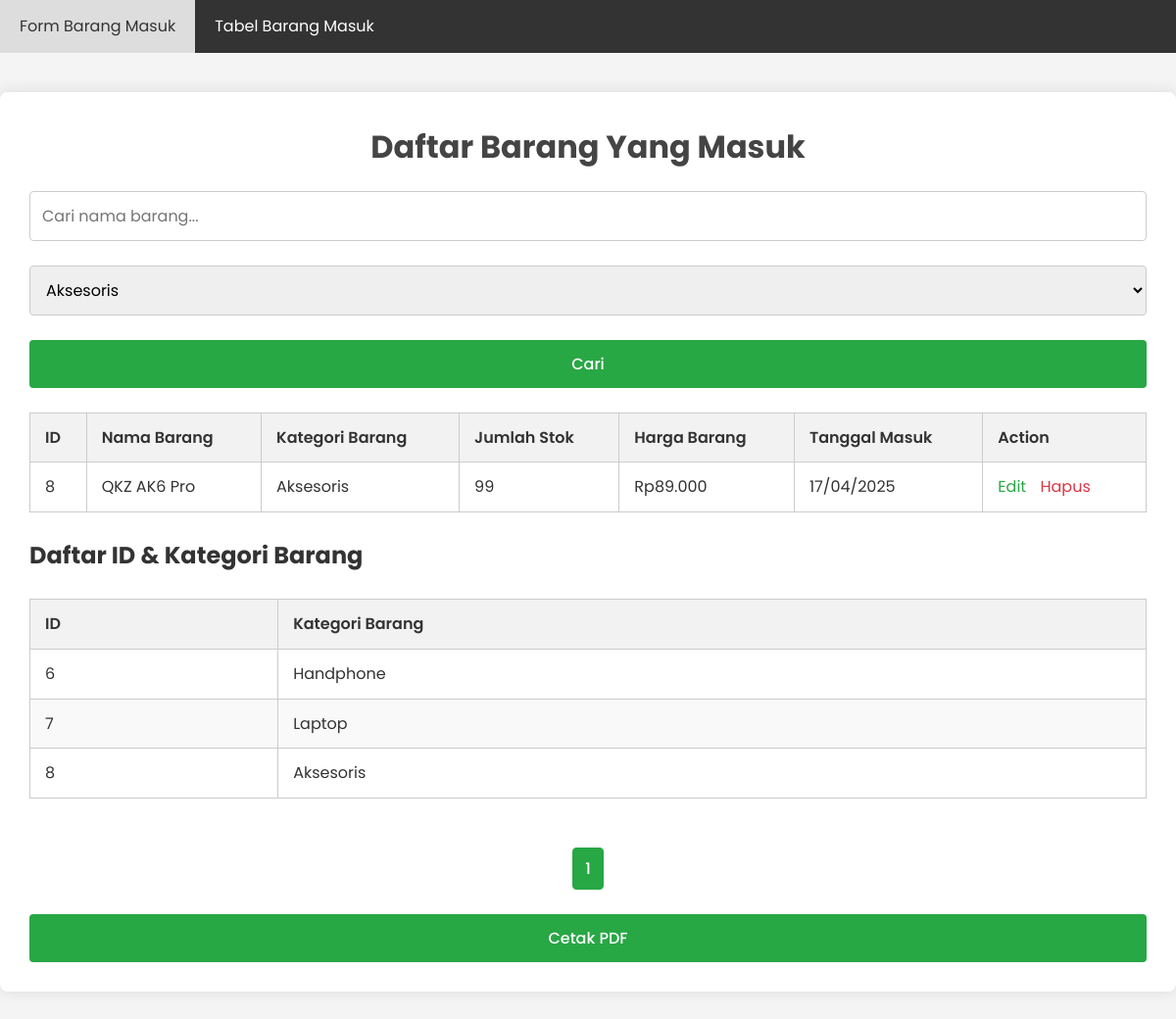
Screenshot of /barang_success.php?kategori=Aksesoris with the database file from the repository.
### tables this page shows
CREATE TABLE `barang` (
  `id` int NOT NULL,
  `nama_barang` varchar(255) NOT NULL,
  `kategori_barang` varchar(255) NOT NULL,
  `stok` int NOT NULL,
  `harga_barang` bigint DEFAULT NULL,
  `tanggal_masuk` timestamp NULL DEFAULT CURRENT_TIMESTAMP
);

### barang_success.php (the view, shortened to what this page needs)
<?php
$conn = new mysqli(DB_SERVER, DB_USERNAME, DB_PASSWORD, DB_NAME);
$search = isset($_GET['search']) ? trim($_GET['search']) : '';
$filter_kategori = isset($_GET['kategori']) ? trim($_GET['kategori']) : '';
$rows_per_page = 10;
$current_page = isset($_GET['page']) ? (int)$_GET['page'] : 1;
$offset = ($current_page - 1) * $rows_per_page;
$sql = "SELECT * FROM barang WHERE 1=1";
$count_sql = "SELECT COUNT(*) as total FROM barang WHERE 1=1";
$params = [];
$types = '';
if (!empty($filter_kategori)) {
    $sql .= " AND kategori_barang = ?";
    $count_sql .= " AND kategori_barang = ?";
    $params[] = $filter_kategori;
    $types .= 's';
}
$sql .= " ORDER BY tanggal_masuk DESC LIMIT ?, ?";
$params[] = $offset;
$params[] = $rows_per_page;
$types .= 'ii';
$stmt_count = $conn->prepare($count_sql);
if (!empty($params)) {
    $count_params = array_slice($params, 0, count($params) - 2);
    $count_types = substr($types, 0, -2);
    if (!empty($count_types)) {
        $stmt_count->bind_param($count_types, ...$count_params);
    }
}
$stmt_count->execute();
$total_result = $stmt_count->get_result();
$total_row = $total_result->fetch_assoc();
$total_records = $total_row['total'];
$total_pages = ceil($total_records / $rows_per_page);
$stmt = $conn->prepare($sql);
if (!empty($params)) {
    $stmt->bind_param($types, ...$params);
}
$stmt->execute();
$result = $stmt->get_result();
$kategori_result = $conn->query("SELECT DISTINCT kategori_barang FROM barang");
?>
<!DOCTYPE html>
<html lang="id">
<head>
    <link rel="stylesheet" href="style.css">
</head>
<body>
    <div class="navbar">
        <a href="index.php">Form Barang Masuk</a>
        <a href="barang_success.php">Tabel Barang Masuk</a>
    </div>
    <div class="container2">
        <h1>Daftar Barang Yang Masuk</h1>
        <form method="GET" action="barang_success.php" class="search-form">
            <input type="text" name="search" placeholder="Cari nama barang..." style="margin-bottom: 25px;"
                value="<?= htmlspecialchars($search) ?>">
            <select name="kategori" style="margin-bottom: 25px;">
                <?php while ($row = $kategori_result->fetch_assoc()): ?>
                    <option value="<?= htmlspecialchars($row['kategori_barang']) ?>"
                        <?= ($row['kategori_barang'] == $filter_kategori) ? 'selected' : '' ?>>
                        <?= htmlspecialchars($row['kategori_barang']) ?>
                    </option>
                <?php endwhile; ?>
            </select>
            <button type="submit" class="btn btn-primary">Cari</button>
        </form>
        <?php if ($result->num_rows > 0): ?>
            <div class="table-responsive">
                <table>
                    <thead>
                        <tr>
                            <th>ID</th>
                            <th>Nama Barang</th>
                            <th>Kategori Barang</th>
                            <th>Jumlah Stok</th>
                            <th>Harga Barang</th>
                            <th>Tanggal Masuk</th>
                            <th>Action</th>
                        </tr>
                    </thead>
                    <tbody>
                        <?php while ($row = $result->fetch_assoc()): ?>
                            <tr>
                                <td><?= htmlspecialchars($row['id']) ?></td>
                                <td><?= htmlspecialchars($row['nama_barang']) ?></td>
                                <td><?= htmlspecialchars($row['kategori_barang']) ?></td>
                                <td><?= htmlspecialchars($row['stok']) ?></td>
                                <td>
                                    <?php
                                    $cleaned_harga = preg_replace('/[^\d]/', '', $row['harga_barang']);
                                    echo 'Rp' . number_format((float)$cleaned_harga, 0, ',', '.');
                                    ?>
                                </td>
                                <td><?= date('d/m/Y', strtotime($row['tanggal_masuk'])) ?></td>
                                <td class="action-links">
                                    <a href="update_barang.php?id=<?= htmlspecialchars($row['id']) ?>" class="action-link">Edit</a>
                                    <a href="delete_barang.php?id=<?= htmlspecialchars($row['id']) ?>"
                                        class="action-link delete"
                                        onclick="return confirm('Yakin ingin menghapus barang ini?');">Hapus</a>
                                </td>
                            </tr>
                        <?php endwhile; ?>
                    </tbody>
                </table>
            </div>
            <h2>Daftar ID & Kategori Barang</h2>
            <?php
            $id_kategori_result = $conn->query("SELECT id, kategori_barang FROM barang ORDER BY id ASC");
            ?>
            <?php if ($id_kategori_result->num_rows > 0): ?>
                <div class="table-responsive">
                    <table>
                        <thead>
                            <tr>
                                <th>ID</th>
                                <th>Kategori Barang</th>
                            </tr>
                        </thead>
                        <tbody>
                            <?php while ($row = $id_kategori_result->fetch_assoc()): ?>
                                <tr>
                                    <td><?= htmlspecialchars($row['id']) ?></td>
                                    <td><?= htmlspecialchars($row['kategori_barang']) ?></td>
                                </tr>
                            <?php endwhile; ?>
                        </tbody>
                    </table>
                </div>
            <?php else: ?>
                <p class="no-data">Belum ada data ID dan Kategori yang tersedia.</p>
            <?php endif; ?>
            <div class="pagination">
                <?php
                $start_page = max(1, $current_page - 2);
                $end_page = min($total_pages, $current_page + 2);
                for ($i = $start_page; $i <= $end_page; $i++):
                    if ($i == $current_page): ?>
                        <span class="page-link current"><?= $i ?></span>
                    <?php else: ?>
                        <a href="?<?= http_build_query(array_merge($_GET, ['page' => $i])) ?>" class="page-link"><?= $i ?></a>
                <?php endif;
                endfor;
                ?>
            </div>
            <div class="print-button-container">
                <button onclick="window.print();" class="btn btn-primary print-btn">Cetak PDF</button>
            </div>
        <?php else: ?>
            <p class="no-data">Belum ada barang yang ditemukan.</p>
        <?php endif; ?>
    </div>
</body>
</html>

### style.css (style rules this page uses)
:root { --primary-color: #28a745; --primary-hover: #218838; --dark-color: #333; --light-color: #f4f4f4; --border-color: #ccc; --text-color: #333; --white: #fff; }
* { margin: 0; padding: 0; box-sizing: border-box; }
body { font-family: "Poppins", sans-serif; background-color: var(--light-color); color: var(--text-color); line-height: 1.6; }
.navbar { background-color: var(--dark-color); overflow: hidden; }
.navbar a { float: left; display: block; color: var(--white); text-align: center; padding: 14px 20px; text-decoration: none; transition: all 0.3s ease; }
.container2 { max-width: 1200px; margin: 40px auto; padding: 30px; background-color: var(--white); border-radius: 8px; box-shadow: 0 0 15px rgba(0, 0, 0, 0.1); }
h1 { text-align: center; color: #444; margin-bottom: 20px; }
input[type="text"], select, button { width: 100%; padding: 12px; border: 1px solid var(--border-color); border-radius: 4px; font-size: 16px; font-family: "Poppins", sans-serif; transition: border 0.3s ease; }
.btn { display: inline-block; padding: 12px 24px; border: none; border-radius: 4px; cursor: pointer; font-size: 16px; font-weight: 500; text-align: center; transition: background-color 0.3s ease; }
.btn-primary { background-color: var(--primary-color); color: var(--white); }
table { width: 100%; border-collapse: collapse; margin: 25px 0; }
th, td { padding: 12px 15px; text-align: left; border: 1px solid var(--border-color); }
th { background-color: #f2f2f2; font-weight: 600; }
tr:nth-child(even) { background-color: #f9f9f9; }
.action-link { color: var(--primary-color); text-decoration: none; margin-right: 10px; transition: color 0.3s ease; }
.action-link.delete { color: #dc3545; }
.pagination { display: flex; justify-content: center; margin: 25px 0; flex-wrap: wrap; gap: 5px; }
.page-link { display: inline-block; padding: 8px 12px; border: 1px solid var(--border-color); border-radius: 4px; text-decoration: none; color: var(--dark-color); transition: all 0.3s ease; }
.page-link.current { background-color: var(--primary-color); color: var(--white); border-color: var(--primary-color); font-weight: 500; }
.table-responsive { overflow-x: auto; }

### rows the page displays
barang: id "8", nama_barang "QKZ AK6 Pro", kategori_barang "Aksesoris", stok "99", harga_barang "89.000", tanggal_masuk "17/04/2025"
barang: id "6", kategori_barang "Handphone"
barang: id "7", kategori_barang "Laptop"

### other values shown
form field kategori "Aksesoris"
